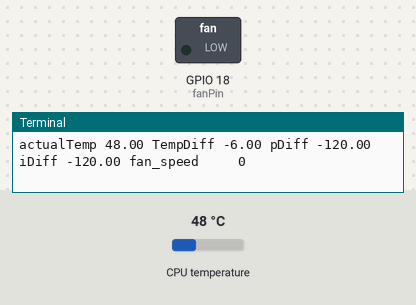
Recording of a program running on a simulated Raspberry Pi (BCM pin numbers). On the bench: switched loads named in the program (green lamp = pin HIGH), the last lines printed to the terminal. The inputs (shaded band) are chosen by the test bench; at power-on: CPU temperature 48 °C.

Above: at 1.2 s.
1.3 s: CPU temperature set to 53 °C
3.2 s: CPU temperature set to 55 °C
At 4.8 s:
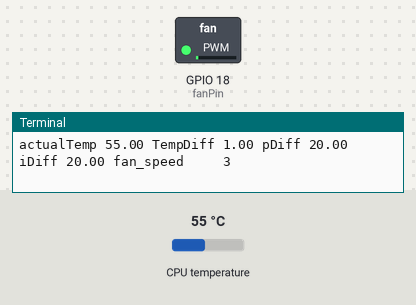
7.1 s: CPU temperature set to 58 °C
At 10.0 s:
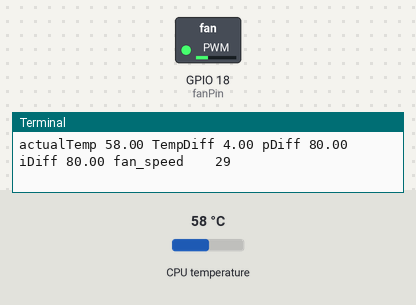
11.0 s: CPU temperature set to 71 °C
At 13.0 s:
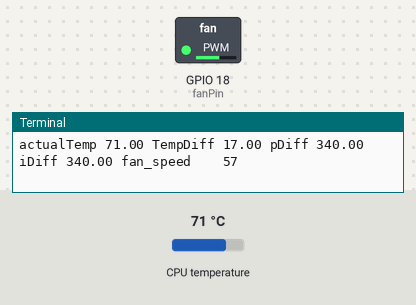
Timing chart, 0 to 15.9 s (numbered marks = the images above; inputs shaded):
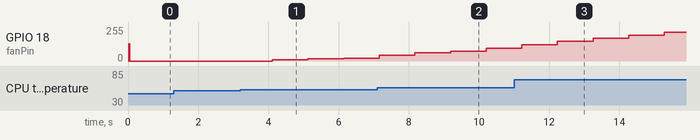

The program:

fan_control.py
```python
#!/usr/bin/env python3
# Authors: Sheriff02, GusevMihail
# Based on idea of: Andreas Spies
import os
# import time
from time import sleep
# import signal
# import sys
import RPi.GPIO as GPIO
from collections import deque

# Settings
fanPin = 18  # The pin ID, edit here to change it
desiredTemp = 54  # The maximum temperature in Celsius after which we trigger the fan and work to "return" to it
fan_speed_min = 20  # Minimal speed of fan, if more lower - going off. Because most of fans very loud on low PWM
fan_speed_max = 100  # Maximum speed of fan

pTemp = 20  # Proportional coef. of PI(D)
iTemp = 0.1  # Integral coef. of PI(D)
output_buffer_length = 10  # Buffer for more stable fan speed

output_buffer = deque(maxlen=output_buffer_length)


def getCPUtemperature():
    res = os.popen('vcgencmd measure_temp').readline()
    temp = (res.replace("temp=", "").replace("'C\n", ""))
    # print("temp is {0}".format(temp)) #Uncomment here for testing
    return float(temp)


def fanOFF():
    myPWM.ChangeDutyCycle(0)  # switch fan off
    return ()


def average(iterable):
    return sum(iterable) / len(iterable)


class PID:
    def __init__(self, current_value, target_value, p_coeff=1.0, i_coeff=0.0, d_coeff=0.0, is_average_out: bool = False,
                 len_average_out=10, i_buff_min=-100, i_buff_max=100, out_min=0, out_max=100):
        self.current_value = current_value
        self.target_value = target_value
        self.p_coeff = p_coeff
        self.i_coeff = i_coeff
        self.d_coeff = d_coeff
        self.is_average_out = is_average_out
        self.len_average_out = len_average_out
        self.i_buff_min = i_buff_min
        self.i_buff_max = i_buff_max
        self.out_min = out_min
        self.out_max = out_max
        self.i_buffer = 0.0
        self.out_buffer = deque(maxlen=len_average_out)
        self.reg_error = 0
        self.p_value = 0
        self.i_value = 0
        self.d_value = 0
        self.out = 0

    @staticmethod
    def _average(iterable):
        return sum(iterable) / len(iterable)

    @staticmethod
    def _limits(number, lower_limit, upper_limit):
        if number > upper_limit:
            return upper_limit
        elif number < lower_limit:
            return lower_limit
        else:
            return number

    def output(self):
        self.reg_error = self.current_value - self.target_value
        self.p_value = self.p_coeff * self.reg_error
        self.i_buffer = self._limits(self.i_buffer + self.reg_error, self.i_buff_min, self.i_buff_max)
        self.i_value = self.i_coeff * self.i_buffer
        # TODO implement d-component of PID
        output = self._limits(self.p_value + self.i_value, self.out_min, self.out_max)  # + d_value

        self.out_buffer.append(output)
        if self.is_average_out:
            self.out = self._average(self.out_buffer)

        self.out = self._limits(self.out, self.out_min, self.out_max)

        return self.out

    def update(self, current_value):
        self.current_value = current_value

    def print_state(self):
        print("actualTemp %4.2f TempDiff %4.2f pDiff %4.2f iDiff %4.2f fan_speed %5d" % (
            self.current_value, self.reg_error, self.p_value, self.p_value, self.out))


fan_PID = PID(current_value=getCPUtemperature(),
              target_value=desiredTemp,
              p_coeff=pTemp, i_coeff=iTemp,
              is_average_out=True,
              len_average_out=output_buffer_length,
              i_buff_min=-100,
              i_buff_max=100,
              out_min=fan_speed_min,
              out_max=fan_speed_max)


def handleFan(PID):
    PID.update(getCPUtemperature())
    fan_speed = PID.output()
    myPWM.ChangeDutyCycle(fan_speed)
    PID.print_state()  # print statistic in console
    return ()


def setPin(mode):  # A little redundant function but useful if you want to add logging
    GPIO.output(fanPin, mode)
    return ()


if __name__ == '__main__':
    try:
        GPIO.setmode(GPIO.BCM)
        GPIO.setup(fanPin, GPIO.OUT)
        myPWM = GPIO.PWM(fanPin, 50)
        myPWM.start(50)
        GPIO.setwarnings(False)
        fan_PID = PID(current_value=getCPUtemperature(),
                      target_value=desiredTemp,
                      p_coeff=pTemp, i_coeff=iTemp,
                      is_average_out=True,
                      len_average_out=output_buffer_length)
        while True:
            handleFan(fan_PID)
            sleep(1)  # Read the temperature every N sec, increase or decrease this limit if you want
    except KeyboardInterrupt:  # trap a CTRL+C keyboard interrupt
        fanOFF()
        GPIO.cleanup()  # resets all GPIO ports used by this program
```

Measured:
- after the input at 3.2 s, GPIO 18 (fanPin): 0/255 → 10/255 after 0.91 s, → 16/255 1.0 s later, → 21/255 1.0 s later
